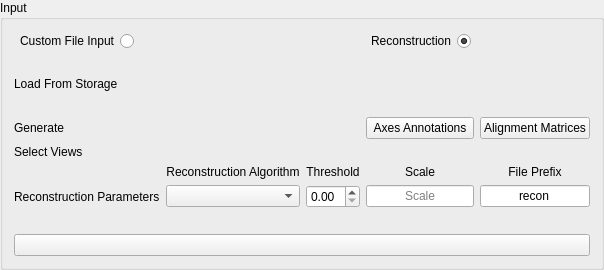
                        <widget class="QGroupBox" name="groupBox_2">
                            <property name="styleSheet">
                                <string notr="true"/>
                            </property>
                            <property name="title">
                                <string>Input</string>
                            </property>
                            <layout class="QGridLayout" name="gridLayout_7" rowstretch="1,0,0,0,0,0,0,0,0,0,0"
                                    columnstretch="0,0,0,0,0">
                                <item row="7" column="4">
                                    <widget class="QLabel" name="label_13">
                                        <property name="text">
                                            <string>File Prefix</string>
                                        </property>
                                        <property name="alignment">
                                            <set>Qt::AlignCenter</set>
                                        </property>
                                    </widget>
                                </item>
                                <item row="1" column="0" colspan="5">
                                    <spacer name="horizontalSpacer_2">
                                        <property name="orientation">
                                            <enum>Qt::Horizontal</enum>
                                        </property>
                                        <property name="sizeHint" stdset="0">
                                            <size>
                                                <width>40</width>
                                                <height>20</height>
                                            </size>
                                        </property>
                                    </spacer>
                                </item>
                                <item row="4" column="4">
                                    <widget class="QPushButton" name="alignment_matrix_btn">
                                        <property name="text">
                                            <string>Alignment Matrices</string>
                                        </property>
                                    </widget>
                                </item>
                                <item row="8" column="2">
                                    <widget class="QDoubleSpinBox" name="recon_threshold">
                                        <property name="maximum">
                                            <double>1.000000000000000</double>
                                        </property>
                                        <property name="singleStep">
                                            <double>0.050000000000000</double>
                                        </property>
                                    </widget>
                                </item>
                                <item row="3" column="0" colspan="5">
                                    <spacer name="horizontalSpacer">
                                        <property name="orientation">
                                            <enum>Qt::Horizontal</enum>
                                        </property>
                                        <property name="sizeHint" stdset="0">
                                            <size>
                                                <width>40</width>
                                                <height>20</height>
                                            </size>
                                        </property>
                                    </spacer>
                                </item>
                                <item row="10" column="0" colspan="5">
                                    <widget class="QPushButton" name="add_input_file">
                                        <property name="text">
                                            <string/>
                                        </property>
                                        <property name="icon">
                                            <iconset theme="add">
                                                <normaloff>../../../../../.designer/backup</normaloff>
                                                ../../../../../.designer/backup
                                            </iconset>
                                        </property>
                                    </widget>
                                </item>
                                <item row="8" column="3">
                                    <widget class="QLineEdit" name="recon_scale">
                                        <property name="alignment">
                                            <set>Qt::AlignCenter</set>
                                        </property>
                                        <property name="placeholderText">
                                            <string>Scale</string>
                                        </property>
                                    </widget>
                                </item>
                                <item row="7" column="1">
                                    <widget class="QLabel" name="label">
                                        <property name="text">
                                            <string>Reconstruction Algorithm</string>
                                        </property>
                                        <property name="alignment">
                                            <set>Qt::AlignCenter</set>
                                        </property>
                                    </widget>
                                </item>
                                <item row="2" column="0">
                                    <widget class="QLabel" name="label_12">
                                        <property name="text">
                                            <string>Load From Storage</string>
                                        </property>
                                    </widget>
                                </item>
                                <item row="7" column="2">
                                    <widget class="QLabel" name="label_2">
                                        <property name="text">
                                            <string>Threshold</string>
                                        </property>
                                        <property name="alignment">
                                            <set>Qt::AlignCenter</set>
                                        </property>
                                    </widget>
                                </item>
                                <item row="8" column="1">
                                    <widget class="QComboBox" name="recon_algorithm">
                                        <property name="toolTip">
                                            <string>Reconstruction Algorithm</string>
                                        </property>
                                    </widget>
                                </item>
                                <item row="8" column="0">
                                    <widget class="QLabel" name="label_10">
                                        <property name="text">
                                            <string>Reconstruction Parameters</string>
                                        </property>
                                    </widget>
                                </item>
                                <item row="0" column="0" colspan="3" alignment="Qt::AlignRight">
                                    <widget class="QRadioButton" name="custom_file_btn">
                                        <property name="layoutDirection">
                                            <enum>Qt::RightToLeft</enum>
                                        </property>
                                        <property name="text">
                                            <string>Custom File Input</string>
                                        </property>
                                    </widget>
                                </item>
                                <item row="4" column="3">
                                    <widget class="QPushButton" name="axes_annotation_btn">
                                        <property name="text">
                                            <string>Axes Annotations</string>
                                        </property>
                                    </widget>
                                </item>
                                <item row="9" column="0" colspan="5">
                                    <spacer name="horizontalSpacer_3">
                                        <property name="orientation">
                                            <enum>Qt::Horizontal</enum>
                                        </property>
                                        <property name="sizeHint" stdset="0">
                                            <size>
                                                <width>40</width>
                                                <height>20</height>
                                            </size>
                                        </property>
                                    </spacer>
                                </item>
                                <item row="5" column="1" colspan="4">
                                    <layout class="QHBoxLayout" name="view_selection_list"/>
                                </item>
                                <item row="2" column="1" colspan="4">
                                    <layout class="QHBoxLayout" name="file_loader_container"/>
                                </item>
                                <item row="4" column="1" colspan="2">
                                    <layout class="QHBoxLayout" name="alignment_view_list"/>
                                </item>
                                <item row="0" column="3" alignment="Qt::AlignRight">
                                    <widget class="QRadioButton" name="reconstruction_btn">
                                        <property name="layoutDirection">
                                            <enum>Qt::RightToLeft</enum>
                                        </property>
                                        <property name="text">
                                            <string>Reconstruction</string>
                                        </property>
                                        <property name="checked">
                                            <bool>true</bool>
                                        </property>
                                    </widget>
                                </item>
                                <item row="4" column="0">
                                    <widget class="QLabel" name="label_9">
                                        <property name="text">
                                            <string>Generate</string>
                                        </property>
                                    </widget>
                                </item>
                                <item row="5" column="0">
                                    <widget class="QLabel" name="label_8">
                                        <property name="text">
                                            <string>Select Views</string>
                                        </property>
                                    </widget>
                                </item>
                                <item row="8" column="4">
                                    <widget class="QLineEdit" name="recon_file_prefix">
                                        <property name="text">
                                            <string>recon</string>
                                        </property>
                                        <property name="alignment">
                                            <set>Qt::AlignCenter</set>
                                        </property>
                                        <property name="placeholderText">
                                            <string>File Prefix</string>
                                        </property>
                                    </widget>
                                </item>
                                <item row="7" column="3">
                                    <widget class="QLabel" name="label_11">
                                        <property name="text">
                                            <string>Scale</string>
                                        </property>
                                        <property name="alignment">
                                            <set>Qt::AlignCenter</set>
                                        </property>
                                    </widget>
                                </item>
                            </layout>
                        </widget>
